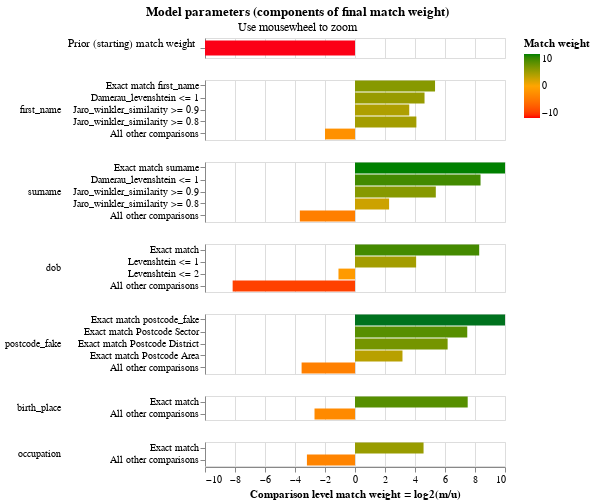

This figure's notebook cell:
### Markdown cell above
The final match weights can be viewed in the match weights chart:

### Code cell
linker.match_weights_chart()

### Figure 1 — Vega-Lite specification as saved in the notebook (floating-point values rounded to 4 significant figures)
{"$schema": "https://vega.github.io/schema/vega-lite/v5.9.3.json", "config": {"header": {"title": null}, "mark": {"tooltip": null}, "title": {"anchor": "middle"}, "view": {"continuousHeight": 300, "continuousWidth": 300, "discreteHeight": 60, "discreteWidth": 400}}, "data": {"name": "data-23555982994cae9a61d794349104261c"}, "datasets": {"data-23555982994cae9a61d794349104261c": [{"bayes_factor": 0.0001358, "bayes_factor_description": "The probability that two random records drawn at random match is 0.000 or one in  7,362.3 records.This is equivalent to a starting match weight of -12.846.", "comparison_name": "probability_two_random_records_match", "comparison_sort_order": -1, "comparison_vector_value": 0, "has_tf_adjustments": false, "is_null_level": false, "label_for_charts": "", "log2_bayes_factor": -12.85, "m_probability": null, "m_probability_description": null, "max_comparison_vector_value": 0, "probability_two_random_records_match": 0.0001358, "sql_condition": null, "tf_adjustment_column": null, "tf_adjustment_weight": null, "u_probability": null, "u_probability_description": null}, {"bayes_factor": 40.4, "bayes_factor_description": "If comparison level is `exact match first_name` then comparison is 40.40 times more likely to be a match", "comparison_name": "first_name", "comparison_sort_order": 0, "comparison_vector_value": 4, "has_tf_adjustments": true, "is_null_level": false, "label_for_charts": "Exact match first_name", "log2_bayes_factor": 5.336, "m_probability": 0.5447, "m_probability_description": "Amongst matching record comparisons, 54.47% of records are in the exact match first_name comparison level", "max_comparison_vector_value": 4, "probability_two_random_records_match": 0.0001358, "sql_condition": "\"first_name_l\" = \"first_name_r\"", "tf_adjustment_column": "first_name", "tf_adjustment_weight": 1, "u_probability": 0.01348, "u_probability_description": "Amongst non-matching record comparisons, 1.35% of records are in the exact match first_name comparison level"}, {"bayes_factor": 24.86, "bayes_factor_description": "If comparison level is `damerau_levenshtein <= 1` then comparison is 24.86 times more likely to be a match", "comparison_name": "first_name", "comparison_sort_order": 0, "comparison_vector_value": 3, "has_tf_adjustments": false, "is_null_level": false, "label_for_charts": "Damerau_levenshtein <= 1", "log2_bayes_factor": 4.635, "m_probability": 0.08571, "m_probability_description": "Amongst matching record comparisons, 8.57% of records are in the damerau_levenshtein <= 1 comparison level", "max_comparison_vector_value": 4, "probability_two_random_records_match": 0.0001358, "sql_condition": "damerau_levenshtein(\"first_name_l\", \"first_name_r\") <= 1", "tf_adjustment_column": null, "tf_adjustment_weight": 1, "u_probability": 0.003448, "u_probability_description": "Amongst non-matching record comparisons, 0.34% of records are in the damerau_levenshtein <= 1 comparison level"}, {"bayes_factor": 12.27, "bayes_factor_description": "If comparison level is `jaro_winkler_similarity >= 0.9` then comparison is 12.27 times more likely to be a match", "comparison_name": "first_name", "comparison_sort_order": 0, "comparison_vector_value": 2, "has_tf_adjustments": false, "is_null_level": false, "label_for_charts": "Jaro_winkler_similarity >= 0.9", "log2_bayes_factor": 3.617, "m_probability": 0.0367, "m_probability_description": "Amongst matching record comparisons, 3.67% of records are in the jaro_winkler_similarity >= 0.9 comparison level", "max_comparison_vector_value": 4, "probability_two_random_records_match": 0.0001358, "sql_condition": "jaro_winkler_similarity(\"first_name_l\", \"first_name_r\") >= 0.9", "tf_adjustment_column": null, "tf_adjustment_weight": 1, "u_probability": 0.002991, "u_probability_description": "Amongst non-matching record comparisons, 0.30% of records are in the jaro_winkler_similarity >= 0.9 comparison level"}, {"bayes_factor": 17.05, "bayes_factor_description": "If comparison level is `jaro_winkler_similarity >= 0.8` then comparison is 17.05 times more likely to be a match", "comparison_name": "first_name", "comparison_sort_order": 0, "comparison_vector_value": 1, "has_tf_adjustments": false, "is_null_level": false, "label_for_charts": "Jaro_winkler_similarity >= 0.8", "log2_bayes_factor": 4.092, "m_probability": 0.08947, "m_probability_description": "Amongst matching record comparisons, 8.95% of records are in the jaro_winkler_similarity >= 0.8 comparison level", "max_comparison_vector_value": 4, "probability_two_random_records_match": 0.0001358, "sql_condition": "jaro_winkler_similarity(\"first_name_l\", \"first_name_r\") >= 0.8", "tf_adjustment_column": null, "tf_adjustment_weight": 1, "u_probability": 0.005247, "u_probability_description": "Amongst non-matching record comparisons, 0.52% of records are in the jaro_winkler_similarity >= 0.8 comparison level"}, {"bayes_factor": 0.2497, "bayes_factor_description": "If comparison level is `all other comparisons` then comparison is  4.01 times less likely to be a match", "comparison_name": "first_name", "comparison_sort_order": 0, "comparison_vector_value": 0, "has_tf_adjustments": false, "is_null_level": false, "label_for_charts": "All other comparisons", "log2_bayes_factor": -2.002, "m_probability": 0.2434, "m_probability_description": "Amongst matching record comparisons, 24.34% of records are in the all other comparisons comparison level", "max_comparison_vector_value": 4, "probability_two_random_records_match": 0.0001358, "sql_condition": "ELSE", "tf_adjustment_column": null, "tf_adjustment_weight": 1, "u_probability": 0.9748, "u_probability_description": "Amongst non-matching record comparisons, 97.48% of records are in the all other comparisons comparison level"}, {"bayes_factor": 1027.0, "bayes_factor_description": "If comparison level is `exact match surname` then comparison is 1,027.15 times more likely to be a match", "comparison_name": "surname", "comparison_sort_order": 1, "comparison_vector_value": 4, "has_tf_adjustments": true, "is_null_level": false, "label_for_charts": "Exact match surname", "log2_bayes_factor": 10.0, "m_probability": 0.7708, "m_probability_description": "Amongst matching record comparisons, 77.08% of records are in the exact match surname comparison level", "max_comparison_vector_value": 4, "probability_two_random_records_match": 0.0001358, "sql_condition": "\"surname_l\" = \"surname_r\"", "tf_adjustment_column": "surname", "tf_adjustment_weight": 1, "u_probability": 0.0007505, "u_probability_description": "Amongst non-matching record comparisons, 0.08% of records are in the exact match surname comparison level"}, {"bayes_factor": 330.6, "bayes_factor_description": "If comparison level is `damerau_levenshtein <= 1` then comparison is 330.65 times more likely to be a match", "comparison_name": "surname", "comparison_sort_order": 1, "comparison_vector_value": 3, "has_tf_adjustments": false, "is_null_level": false, "label_for_charts": "Damerau_levenshtein <= 1", "log2_bayes_factor": 8.369, "m_probability": 0.1264, "m_probability_description": "Amongst matching record comparisons, 12.64% of records are in the damerau_levenshtein <= 1 comparison level", "max_comparison_vector_value": 4, "probability_two_random_records_match": 0.0001358, "sql_condition": "damerau_levenshtein(\"surname_l\", \"surname_r\") <= 1", "tf_adjustment_column": null, "tf_adjustment_weight": 1, "u_probability": 0.0003823, "u_probability_description": "Amongst non-matching record comparisons, 0.04% of records are in the damerau_levenshtein <= 1 comparison level"}, {"bayes_factor": 41.86, "bayes_factor_description": "If comparison level is `jaro_winkler_similarity >= 0.9` then comparison is 41.86 times more likely to be a match", "comparison_name": "surname", "comparison_sort_order": 1, "comparison_vector_value": 2, "has_tf_adjustments": false, "is_null_level": false, "label_for_charts": "Jaro_winkler_similarity >= 0.9", "log2_bayes_factor": 5.387, "m_probability": 0.01053, "m_probability_description": "Amongst matching record comparisons, 1.05% of records are in the jaro_winkler_similarity >= 0.9 comparison level", "max_comparison_vector_value": 4, "probability_two_random_records_match": 0.0001358, "sql_condition": "jaro_winkler_similarity(\"surname_l\", \"surname_r\") >= 0.9", "tf_adjustment_column": null, "tf_adjustment_weight": 1, "u_probability": 0.0002515, "u_probability_description": "Amongst non-matching record comparisons, 0.03% of records are in the jaro_winkler_similarity >= 0.9 comparison level"}, {"bayes_factor": 4.836, "bayes_factor_description": "If comparison level is `jaro_winkler_similarity >= 0.8` then comparison is 4.84 times more likely to be a match", "comparison_name": "surname", "comparison_sort_order": 1, "comparison_vector_value": 1, "has_tf_adjustments": false, "is_null_level": false, "label_for_charts": "Jaro_winkler_similarity >= 0.8", "log2_bayes_factor": 2.274, "m_probability": 0.01436, "m_probability_description": "Amongst matching record comparisons, 1.44% of records are in the jaro_winkler_similarity >= 0.8 comparison level", "max_comparison_vector_value": 4, "probability_two_random_records_match": 0.0001358, "sql_condition": "jaro_winkler_similarity(\"surname_l\", \"surname_r\") >= 0.8", "tf_adjustment_column": null, "tf_adjustment_weight": 1, "u_probability": 0.002969, "u_probability_description": "Amongst non-matching record comparisons, 0.30% of records are in the jaro_winkler_similarity >= 0.8 comparison level"}, {"bayes_factor": 0.07821, "bayes_factor_description": "If comparison level is `all other comparisons` then comparison is  12.79 times less likely to be a match", "comparison_name": "surname", "comparison_sort_order": 1, "comparison_vector_value": 0, "has_tf_adjustments": false, "is_null_level": false, "label_for_charts": "All other comparisons", "log2_bayes_factor": -3.676, "m_probability": 0.07787, "m_probability_description": "Amongst matching record comparisons, 7.79% of records are in the all other comparisons comparison level", "max_comparison_vector_value": 4, "probability_two_random_records_match": 0.0001358, "sql_condition": "ELSE", "tf_adjustment_column": null, "tf_adjustment_weight": 1, "u_probability": 0.9956, "u_probability_description": "Amongst non-matching record comparisons, 99.56% of records are in the all other comparisons comparison level"}, {"bayes_factor": 310.7, "bayes_factor_description": "If comparison level is `exact match` then comparison is 310.73 times more likely to be a match", "comparison_name": "dob", "comparison_sort_order": 2, "comparison_vector_value": 3, "has_tf_adjustments": true, "is_null_level": false, "label_for_charts": "Exact match", "log2_bayes_factor": 8.28, "m_probability": 0.6175, "m_probability_description": "Amongst matching record comparisons, 61.75% of records are in the exact match comparison level", "max_comparison_vector_value": 3, "probability_two_random_records_match": 0.0001358, "sql_condition": "\"dob_l\" = \"dob_r\"", "tf_adjustment_column": "dob", "tf_adjustment_weight": 1, "u_probability": 0.001987, "u_probability_description": "Amongst non-matching record comparisons, 0.20% of records are in the exact match comparison level"}, {"bayes_factor": 16.86, "bayes_factor_description": "If comparison level is `levenshtein <= 1` then comparison is 16.86 times more likely to be a match", "comparison_name": "dob", "comparison_sort_order": 2, "comparison_vector_value": 2, "has_tf_adjustments": false, "is_null_level": false, "label_for_charts": "Levenshtein <= 1", "log2_bayes_factor": 4.075, "m_probability": 0.3425, "m_probability_description": "Amongst matching record comparisons, 34.25% of records are in the levenshtein <= 1 comparison level", "max_comparison_vector_value": 3, "probability_two_random_records_match": 0.0001358, "sql_condition": "levenshtein(\"dob_l\", \"dob_r\") <= 1", "tf_adjustment_column": null, "tf_adjustment_weight": 1, "u_probability": 0.02032, "u_probability_description": "Amongst non-matching record comparisons, 2.03% of records are in the levenshtein <= 1 comparison level"}, {"bayes_factor": 0.466, "bayes_factor_description": "If comparison level is `levenshtein <= 2` then comparison is  2.15 times less likely to be a match", "comparison_name": "dob", "comparison_sort_order": 2, "comparison_vector_value": 1, "has_tf_adjustments": false, "is_null_level": false, "label_for_charts": "Levenshtein <= 2", "log2_bayes_factor": -1.102, "m_probability": 0.03684, "m_probability_description": "Amongst matching record comparisons, 3.68% of records are in the levenshtein <= 2 comparison level", "max_comparison_vector_value": 3, "probability_two_random_records_match": 0.0001358, "sql_condition": "levenshtein(\"dob_l\", \"dob_r\") <= 2", "tf_adjustment_column": null, "tf_adjustment_weight": 1, "u_probability": 0.07906, "u_probability_description": "Amongst non-matching record comparisons, 7.91% of records are in the levenshtein <= 2 comparison level"}, {"bayes_factor": 0.003505, "bayes_factor_description": "If comparison level is `all other comparisons` then comparison is  285.32 times less likely to be a match", "comparison_name": "dob", "comparison_sort_order": 2, "comparison_vector_value": 0, "has_tf_adjustments": false, "is_null_level": false, "label_for_charts": "All other comparisons", "log2_bayes_factor": -8.156, "m_probability": 0.00315, "m_probability_description": "Amongst matching record comparisons, 0.31% of records are in the all other comparisons comparison level", "max_comparison_vector_value": 3, "probability_two_random_records_match": 0.0001358, "sql_condition": "ELSE", "tf_adjustment_column": null, "tf_adjustment_weight": 1, "u_probability": 0.8986, "u_probability_description": "Amongst non-matching record comparisons, 89.86% of records are in the all other comparisons comparison level"}, {"bayes_factor": 4535.0, "bayes_factor_description": "If comparison level is `exact match postcode_fake` then comparison is 4,535.21 times more likely to be a match", "comparison_name": "postcode_fake", "comparison_sort_order": 3, "comparison_vector_value": 4, "has_tf_adjustments": false, "is_null_level": false, "label_for_charts": "Exact match postcode_fake", "log2_bayes_factor": 12.15, "m_probability": 0.681, "m_probability_description": "Amongst matching record comparisons, 68.10% of records are in the exact match postcode_fake comparison level", "max_comparison_vector_value": 4, "probability_two_random_records_match": 0.0001358, "sql_condition": "lower(\"postcode_fake_l\") = lower(\"postcode_fake_r\")", "tf_adjustment_column": null, "tf_adjustment_weight": 1, "u_probability": 0.0001502, "u_probability_description": "Amongst non-matching record comparisons, 0.02% of records are in the exact match postcode_fake comparison level"}, {"bayes_factor": 179.0, "bayes_factor_description": "If comparison level is `exact match postcode sector` then comparison is 179.01 times more likely to be a match", "comparison_name": "postcode_fake", "comparison_sort_order": 3, "comparison_vector_value": 3, "has_tf_adjustments": false, "is_null_level": false, "label_for_charts": "Exact match Postcode Sector", "log2_bayes_factor": 7.484, "m_probability": 0.09465, "m_probability_description": "Amongst matching record comparisons, 9.46% of records are in the exact match postcode sector comparison level", "max_comparison_vector_value": 4, "probability_two_random_records_match": 0.0001358, "sql_condition": "\n        regexp_extract(lower(\"postcode_fake_l\"), '^[A-Za-z]{1,2}[0-9][A-Za-z0-9]? [0-9]')\n     = \n        regexp_extract(lower(\"postcode_fake_r\"), '^[A-Za-z]{1,2}[0-9][A-Za-z0-9]? [0-9]')\n    ", "tf_adjustment_column": null, "tf_adjustment_weight": 1, "u_probability": 0.0005287, "u_probability_description": "Amongst non-matching record comparisons, 0.05% of records are in the exact match postcode sector comparison level"}, {"bayes_factor": 72.25, "bayes_factor_description": "If comparison level is `exact match postcode district` then comparison is 72.25 times more likely to be a match", "comparison_name": "postcode_fake", "comparison_sort_order": 3, "comparison_vector_value": 2, "has_tf_adjustments": false, "is_null_level": false, "label_for_charts": "Exact match Postcode District", "log2_bayes_factor": 6.175, "m_probability": 0.04238, "m_probability_description": "Amongst matching record comparisons, 4.24% of records are in the exact match postcode district comparison level", "max_comparison_vector_value": 4, "probability_two_random_records_match": 0.0001358, "sql_condition": "\n        regexp_extract(lower(\"postcode_fake_l\"), '^[A-Za-z]{1,2}[0-9][A-Za-z0-9]?')\n     = \n        regexp_extract(lower(\"postcode_fake_r\"), '^[A-Za-z]{1,2}[0-9][A-Za-z0-9]?')\n    ", "tf_adjustment_column": null, "tf_adjustment_weight": 1, "u_probability": 0.0005866, "u_probability_description": "Amongst non-matching record comparisons, 0.06% of records are in the exact match postcode district comparison level"}, {"bayes_factor": 8.971, "bayes_factor_description": "If comparison level is `exact match postcode area` then comparison is 8.97 times more likely to be a match", "comparison_name": "postcode_fake", "comparison_sort_order": 3, "comparison_vector_value": 1, "has_tf_adjustments": false, "is_null_level": false, "label_for_charts": "Exact match Postcode Area", "log2_bayes_factor": 3.165, "m_probability": 0.09822, "m_probability_description": "Amongst matching record comparisons, 9.82% of records are in the exact match postcode area comparison level", "max_comparison_vector_value": 4, "probability_two_random_records_match": 0.0001358, "sql_condition": "\n        regexp_extract(lower(\"postcode_fake_l\"), '^[A-Za-z]{1,2}')\n     = \n        regexp_extract(lower(\"postcode_fake_r\"), '^[A-Za-z]{1,2}')\n    ", "tf_adjustment_column": null, "tf_adjustment_weight": 1, "u_probability": 0.01095, "u_probability_description": "Amongst non-matching record comparisons, 1.09% of records are in the exact match postcode area comparison level"}, {"bayes_factor": 0.0848, "bayes_factor_description": "If comparison level is `all other comparisons` then comparison is  11.79 times less likely to be a match", "comparison_name": "postcode_fake", "comparison_sort_order": 3, "comparison_vector_value": 0, "has_tf_adjustments": false, "is_null_level": false, "label_for_charts": "All other comparisons", "log2_bayes_factor": -3.56, "m_probability": 0.08376, "m_probability_description": "Amongst matching record comparisons, 8.38% of records are in the all other comparisons comparison level", "max_comparison_vector_value": 4, "probability_two_random_records_match": 0.0001358, "sql_condition": "ELSE", "tf_adjustment_column": null, "tf_adjustment_weight": 1, "u_probability": 0.9878, "u_probability_description": "Amongst non-matching record comparisons, 98.78% of records are in the all other comparisons comparison level"}, {"bayes_factor": 182.7, "bayes_factor_description": "If comparison level is `exact match` then comparison is 182.69 times more likely to be a match", "comparison_name": "birth_place", "comparison_sort_order": 4, "comparison_vector_value": 1, "has_tf_adjustments": true, "is_null_level": false, "label_for_charts": "Exact match", "log2_bayes_factor": 7.513, "m_probability": 0.8467, "m_probability_description": "Amongst matching record comparisons, 84.67% of records are in the exact match comparison level", "max_comparison_vector_value": 1, "probability_two_random_records_match": 0.0001358, "sql_condition": "\"birth_place_l\" = \"birth_place_r\"", "tf_adjustment_column": "birth_place", "tf_adjustment_weight": 1, "u_probability": 0.004635, "u_probability_description": "Amongst non-matching record comparisons, 0.46% of records are in the exact match comparison level"}, {"bayes_factor": 0.154, "bayes_factor_description": "If comparison level is `all other comparisons` then comparison is  6.49 times less likely to be a match", "comparison_name": "birth_place", "comparison_sort_order": 4, "comparison_vector_value": 0, "has_tf_adjustments": false, "is_null_level": false, "label_for_charts": "All other comparisons", "log2_bayes_factor": -2.699, "m_probability": 0.1533, "m_probability_description": "Amongst matching record comparisons, 15.33% of records are in the all other comparisons comparison level", "max_comparison_vector_value": 1, "probability_two_random_records_match": 0.0001358, "sql_condition": "ELSE", "tf_adjustment_column": null, "tf_adjustment_weight": 1, "u_probability": 0.9954, "u_probability_description": "Amongst non-matching record comparisons, 99.54% of records are in the all other comparisons comparison level"}, {"bayes_factor": 23.75, "bayes_factor_description": "If comparison level is `exact match` then comparison is 23.75 times more likely to be a match", "comparison_name": "occupation", "comparison_sort_order": 5, "comparison_vector_value": 1, "has_tf_adjustments": true, "is_null_level": false, "label_for_charts": "Exact match", "log2_bayes_factor": 4.57, "m_probability": 0.8956, "m_probability_description": "Amongst matching record comparisons, 89.56% of records are in the exact match comparison level", "max_comparison_vector_value": 1, "probability_two_random_records_match": 0.0001358, "sql_condition": "\"occupation_l\" = \"occupation_r\"", "tf_adjustment_column": "occupation", "tf_adjustment_weight": 1, "u_probability": 0.0377, "u_probability_description": "Amongst non-matching record comparisons, 3.77% of records are in the exact match comparison level"}, {"bayes_factor": 0.1084, "bayes_factor_description": "If comparison level is `all other comparisons` then comparison is  9.22 times less likely to be a match", "comparison_name": "occupation", "comparison_sort_order": 5, "comparison_vector_value": 0, "has_tf_adjustments": false, "is_null_level": false, "label_for_charts": "All other comparisons", "log2_bayes_factor": -3.205, "m_probability": 0.1044, "m_probability_description": "Amongst matching record comparisons, 10.44% of records are in the all other comparisons comparison level", "max_comparison_vector_value": 1, "probability_two_random_records_match": 0.0001358, "sql_condition": "ELSE", "tf_adjustment_column": null, "tf_adjustment_weight": 1, "u_probability": 0.9623, "u_probability_description": "Amongst non-matching record comparisons, 96.23% of records are in the all other comparisons comparison level"}]}, "params": [{"bind": "scales", "name": "mouse_zoom", "select": {"encodings": ["x"], "type": "interval"}, "views": []}], "resolve": {"axis": {"y": "independent"}, "scale": {"y": "independent"}}, "title": {"subtitle": "Use mousewheel to zoom", "text": "Model parameters (components of final match weight)"}, "vconcat": [{"encoding": {"color": {"field": "log2_bayes_factor", "scale": {"domain": [-10, 0, 10], "range": ["red", "orange", "green"]}, "title": "Match weight", "type": "quantitative"}, "tooltip": [{"field": "comparison_name", "title": "Comparison name", "type": "nominal"}, {"field": "probability_two_random_records_match", "format": ".4f", "title": "Probability two random records match", "type": "nominal"}, {"field": "log2_bayes_factor", "format": ",.4f", "title": "Equivalent match weight", "type": "quantitative"}, {"field": "bayes_factor_description", "title": "Match weight description", "type": "nominal"}], "x": {"axis": {"domain": false, "labels": false, "ticks": false, "title": ""}, "field": "log2_bayes_factor", "scale": {"domain": [-10, 10]}, "type": "quantitative"}, "y": {"axis": {"title": "Prior (starting) match weight", "titleAlign": "right", "titleAngle": 0, "titleFontWeight": "normal"}, "field": "label_for_charts", "sort": {"field": "comparison_vector_value", "order": "descending"}, "type": "nominal"}}, "height": 20, "mark": {"clip": true, "height": 15, "type": "bar"}, "transform": [{"filter": "(datum.comparison_name == 'probability_two_random_records_match')"}]}, {"encoding": {"color": {"field": "log2_bayes_factor", "scale": {"domain": [-10, 0, 10], "range": ["red", "orange", "green"]}, "title": "Match weight", "type": "quantitative"}, "row": {"field": "comparison_name", "header": {"labelAlign": "left", "labelAnchor": "middle", "labelAngle": 0}, "sort": {"field": "comparison_sort_order"}, "type": "nominal"}, "tooltip": [{"field": "comparison_name", "title": "Comparison name", "type": "nominal"}, {"field": "label_for_charts", "title": "Label", "type": "ordinal"}, {"field": "sql_condition", "title": "SQL condition", "type": "nominal"}, {"field": "m_probability", "format": ".4f", "title": "M probability", "type": "quantitative"}, {"field": "u_probability", "format": ".4f", "title": "U probability", "type": "quantitative"}, {"field": "bayes_factor", "format": ",.4f", "title": "Bayes factor = m/u", "type": "quantitative"}, {"field": "log2_bayes_factor", "format": ",.4f", "title": "Match weight = log2(m/u)", "type": "quantitative"}, {"field": "bayes_factor_description", "title": "Match weight description", "type": "nominal"}], "x": {"axis": {"title": "Comparison level match weight = log2(m/u)"}, "field": "log2_bayes_factor", "scale": {"domain": [-10, 10]}, "type": "quantitative"}, "y": {"axis": {"title": null}, "field": "label_for_charts", "sort": {"field": "comparison_vector_value", "order": "descending"}, "type": "nominal"}}, "height": {"step": 12}, "mark": {"clip": true, "type": "bar"}, "resolve": {"axis": {"y": "independent"}, "scale": {"y": "independent"}}, "transform": [{"filter": "(datum.comparison_name != 'probability_two_random_records_match')"}]}]}
